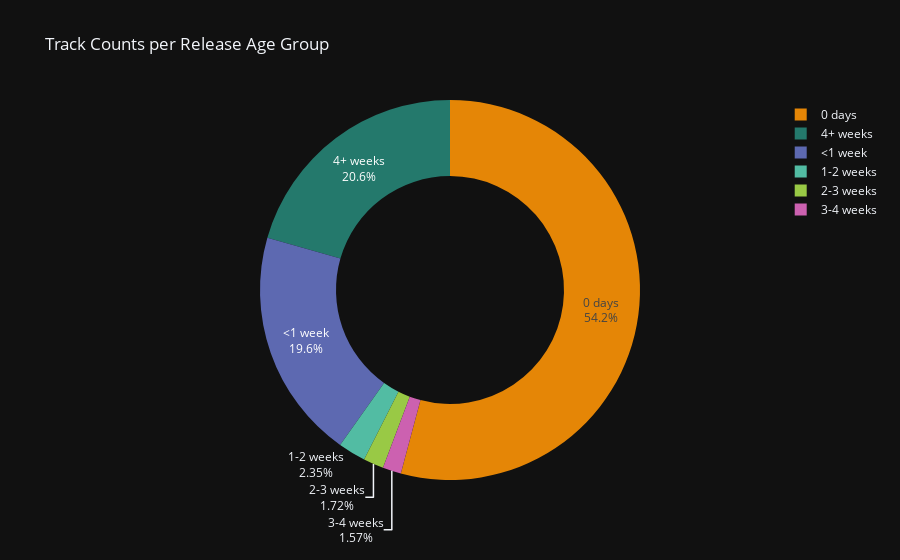

Notebook code for this chart:
### Markdown cell above
### 2.) Visualisations

### Code cell
bin_counts = df['relase-chart_days_bins'].value_counts().reindex(
    ['0 days', '<1 week', '1-2 weeks', '2-3 weeks', '3-4 weeks', '4+ weeks']
)

fig = px.pie(
    names=bin_counts.index,
    values=bin_counts.values,
    title='Track Counts per Release Age Group',
    color=bin_counts.index,
    color_discrete_sequence=px.colors.qualitative.Vivid
)

fig.update_traces(
    textinfo='percent+label',
    hole=0.6  
)

fig.update_layout(
    template="plotly_dark"
)

fig.show()

### Figure 1 — Plotly figure (JSON) as saved in the notebook; plotly's stock layout.template omitted (floating-point values rounded to 4 significant figures)
{"data": [{"customdata": [["0 days"], ["<1 week"], ["1-2 weeks"], ["2-3 weeks"], ["3-4 weeks"], ["4+ weeks"]], "domain": {"x": [0, 1], "y": [0, 1]}, "hole": 0.6, "hovertemplate": "label=%{label}<br>value=%{value}<br>color=%{customdata[0]}<extra></extra>", "labels": ["0 days", "<1 week", "1-2 weeks", "2-3 weeks", "3-4 weeks", "4+ weeks"], "legendgroup": "", "marker": {"colors": ["rgb(229, 134, 6)", "rgb(93, 105, 177)", "rgb(82, 188, 163)", "rgb(153, 201, 69)", "rgb(204, 97, 176)", "rgb(36, 121, 108)"]}, "name": "", "showlegend": true, "textinfo": "percent+label", "type": "pie", "values": [4932, 1787, 214, 157, 143, 1872]}], "layout": {"legend": {"tracegroupgap": 0}, "piecolorway": ["rgb(229, 134, 6)", "rgb(93, 105, 177)", "rgb(82, 188, 163)", "rgb(153, 201, 69)", "rgb(204, 97, 176)", "rgb(36, 121, 108)", "rgb(218, 165, 27)", "rgb(47, 138, 196)", "rgb(118, 78, 159)", "rgb(237, 100, 90)", "rgb(165, 170, 153)"], "title": {"text": "Track Counts per Release Age Group"}}}
